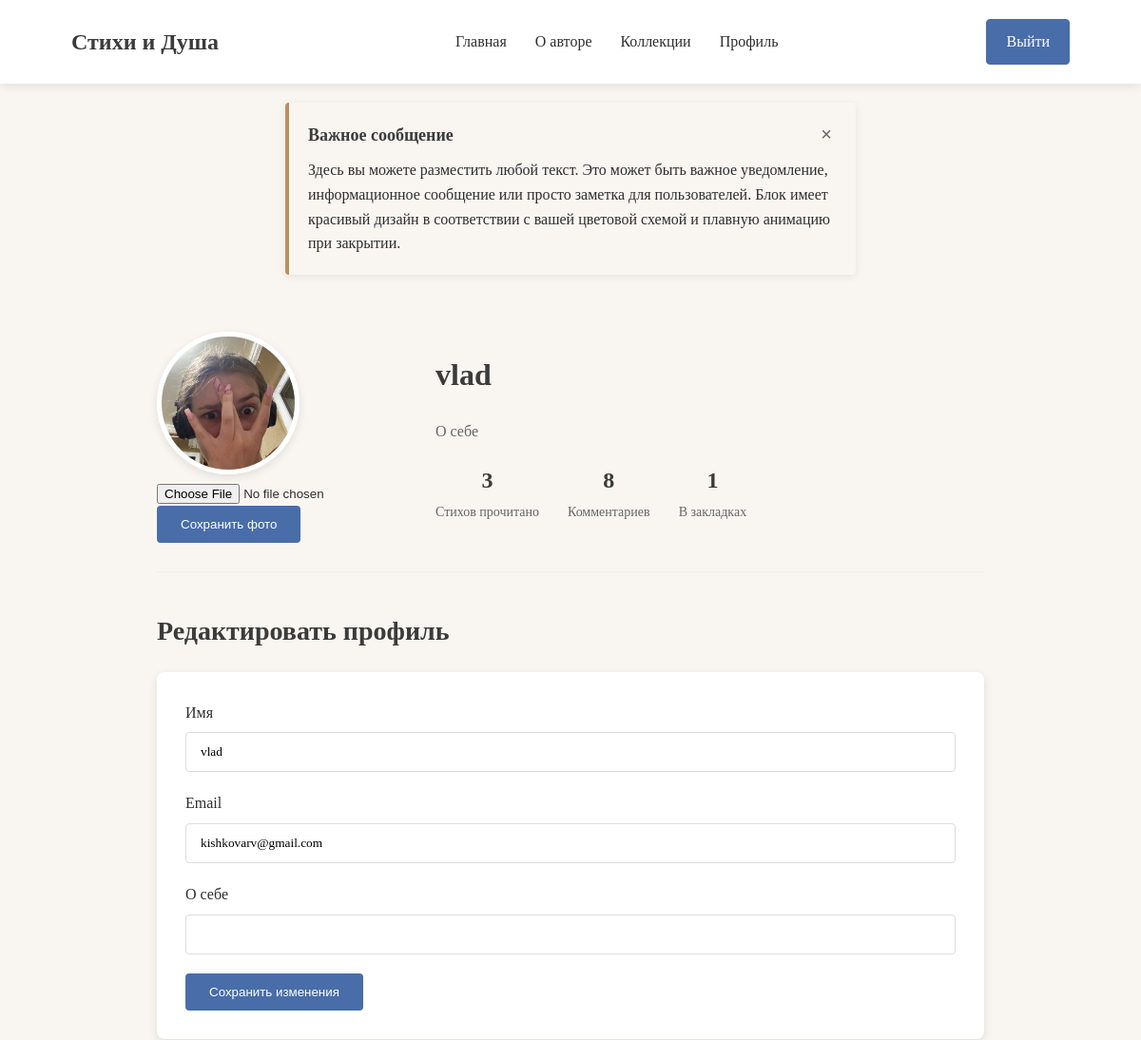
Before: /users/profile/ (signed in, upper part) with the older database file.
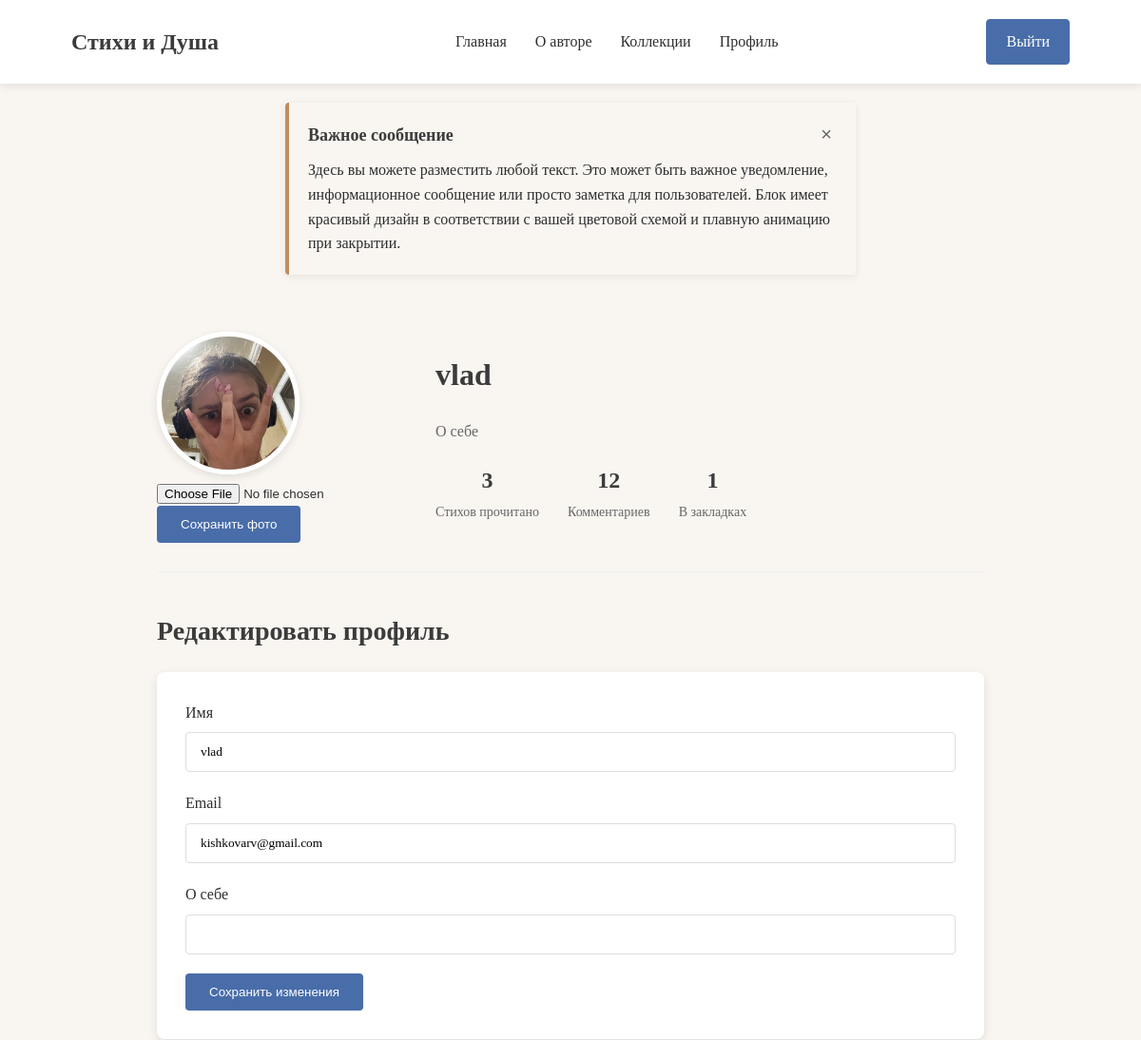
After: the same page with the newer database file.
### users/models.py (models this page shows)
class User(AbstractUser):
    image = models.ImageField(upload_to='avatars/', blank=True, null=True, default='avatars/author.jpg')
    about_me = models.TextField(null=True, blank=True)
    read_poems = models.ManyToManyField(to="show.Poem", related_name="read_poems")

### users/views.py (the view)
# urls.py: path('profile/', views.profile, name="profile"),
@login_required
def profile(request):
    if request.method == "POST":
        form = ProfileForm(request.POST, request.FILES, instance=request.user)
        if form.is_valid():
            form.save()
            return redirect('index')
    else:
        form = ProfileForm(instance=request.user)
    context = {
        'form' : form,
        'save_poems' : SavePoem.objects.filter(user=request.user)
    }
    return render(request, 'users/profile.html', context)

### users/forms.py
class ProfileForm(UserChangeForm):
    username = forms.CharField(widget=forms.TextInput())
    email = forms.EmailField(widget=forms.EmailInput(attrs={
        'readonly' : True
    }))
    about_me = forms.CharField(widget=forms.TextInput())
    image = forms.ImageField(widget=forms.FileInput())
    class Meta:
        model = User
        fields = ('username', 'email', 'about_me', 'image')

### show/models.py (called while the page is built)
    def text_poem(self):
        dot = self.text.count('.')
        if dot > 1:
            total = self.text.find('.')
            total_str = self.text.find('.', total + 1)
            return f"{self.text[0:total_str + 1]}..."
        else:
            return self.text

### users/templates/users/profile.html (shortened to what this page needs)
{% extends "users/base.html" %}
{% load static %}
{% block main %}
    <main class="main profile-page">
        <div class="container">
            <section class="profile-header">
                <div class="profile-avatar">
                    <img
                    src="{{ user.image.url }}"
                    alt="Аватар пользователя">
                <form action="{% url 'users:profile' %}" method="POST" enctype="multipart/form-data">
                    <div class="block_change">{{ form.image }}</div>
                    <button type="submit" class="btn btn-save">Сохранить фото</button>
                </form>
                </div>
                <div class="profile-info">
                    <h1>{{ user.username }}</h1>
                    <p class="profile-bio">{% if user.about_me %}{{ user.about_me }}{% else %}О себе{% endif %}</p>
                    <div class="profile-stats">
                        <div class="stat">
                            <span class="stat-number">{{ user.reads.all.count }}</span>
                            <span class="stat-label">Стихов прочитано</span>
                        </div>
                        <div class="stat">
                            <span class="stat-number">{{ user.comment.count }}</span>
                            <span class="stat-label">Комментариев</span>
                        </div>
                        <div class="stat">
                            <span class="stat-number">{{ user.save_poems.count }}</span>
                            <span class="stat-label">В закладках</span>
                        </div>
                    </div>
                </div>
            </section>
            <section class="profile-edit">
                <h2>Редактировать профиль</h2>
                <form class="edit-form" action="{% url "users:profile" %}" method="POST">
                    <div class="form-group">
                        <label for="{{ form.username.id_for_label }}">Имя</label>
                        {{ form.username }}
                    </div>
                    <div class="form-group">
                        <label for="{{ form.email.id_for_label }}">Email</label>
                        {{ form.email }}
                    </div>
                    <div class="form-group">
                        <label for="{{ form.about_me.id_for_label }}">О себе</label>
                        {{ form.about_me }}
                    </div>
                    <button type="submit" class="btn btn-save">Сохранить изменения</button>
                </form>
            </section>
        </div>
    </main>
{% endblock main %}

### users/templates/users/base.html (shortened to what this page needs)
{% load static %}
<!DOCTYPE html>
<html lang="ru">
<head>
    <link rel="stylesheet" href="{% static "css/style.css" %}">
    <link rel="stylesheet" href="https://cdnjs.cloudflare.com/ajax/libs/font-awesome/6.0.0-beta3/css/all.min.css">
</head>
<body>
    <header class="header">
        <div class="container">
            <div class="header-inner">
                <div class="logo">
                    <a href="{% url "index" %}">Стихи и Душа</a>
                </div>
                <nav class="nav">
                    <ul>
                        <li><a href="{% url "index" %}">Главная</a></li>
                        <li><a href="#">О авторе</a></li>
                        <li><a href="#">Коллекции</a></li>
                        {% if user.is_authenticated %}
                            <li><a href="{% url "users:profile" %}">Профиль</a></li>
                        {% endif %}
                    </ul>
                </nav>
                <div class="auth">
                    {% if not user.is_authenticated %}
                        <a href="{% url "users:login" %}" class="btn btn-login">Войти</a>
                        <a href="{% url "users:sign" %}" class="btn btn-signup">Регистрация</a>
                    {% else %}
                        <a href="{% url "users:logout" %}" class="btn btn-signup">Выйти</a>
                    {% endif %}
                </div>
            </div>
        </div>
    </header>
    <div class="message-box" id="custom-message-box">
        <div class="message-box-header">
            <div class="message-box-title">Важное сообщение</div>
            <button class="message-box-close" aria-label="Закрыть">&times;</button>
        </div>
        <div class="message-box-content">
            Здесь вы можете разместить любой текст. Это может быть важное уведомление,
            информационное сообщение или просто заметка для пользователей.
            Блок имеет красивый дизайн в соответствии с вашей цветовой схемой
            и плавную анимацию при закрытии.
        </div>
    </div>
    {% block main %}
    {% endblock main %}
</body>
</html>

### frontend/css/style.css (style rules this page uses)
:root { --bg-color: #F9F6F2; --text-color: #2E2E2E; --heading-color: #3B3B3B; --accent-color: #C18C5D; --button-color: #486DA9; --category-color: #E7D8C1; }
* { margin: 0; padding: 0; box-sizing: border-box; }
body { font-family: 'Georgia', serif; background-color: var(--bg-color); color: var(--text-color); line-height: 1.6; }
a { text-decoration: none; color: var(--button-color); transition: color 0.3s; }
img { max-width: 100%; height: auto; }
.container { width: 90%; max-width: 1200px; margin: 0 auto; padding: 0 15px; }
.btn { display: inline-block; padding: 10px 20px; border-radius: 4px; font-weight: 500; transition: all 0.3s; }
.btn-signup { background-color: var(--button-color); color: white; border: 1px solid var(--button-color); }
.header { background-color: white; box-shadow: 0 2px 10px rgba(0, 0, 0, 0.1); position: sticky; top: 0; z-index: 100; }
.header-inner { display: flex; justify-content: space-between; align-items: center; padding: 20px 0; }
.logo a { font-size: 24px; font-weight: 700; color: var(--heading-color); font-family: 'Times New Roman', serif; }
.nav ul { display: flex; list-style: none; }
.nav ul li { margin-left: 30px; }
.nav ul li a { color: var(--text-color); font-weight: 500; }
.auth { display: flex; gap: 15px; }
.main { padding: 40px 0; }
h1, h2, h3, h4 { color: var(--heading-color); margin-bottom: 20px; font-weight: 600; }
h1 { font-size: 32px; }
h2 { font-size: 28px; }
.profile-page { max-width: 1000px; margin: 0 auto; }
.profile-header { display: flex; align-items: center; gap: 40px; margin-bottom: 40px; padding-bottom: 30px; border-bottom: 1px solid #eee; }
.profile-avatar img { width: 150px; height: 150px; border-radius: 50%; object-fit: cover; border: 5px solid white; box-shadow: 0 3px 10px rgba(0, 0, 0, 0.1); }
.profile-bio { color: #666; margin-bottom: 20px; }
.profile-stats { display: flex; gap: 30px; }
.stat { text-align: center; }
.stat-number { display: block; font-size: 24px; font-weight: 600; color: var(--heading-color); }
.stat-label { font-size: 14px; color: #666; }
.edit-form { background-color: white; padding: 30px; border-radius: 8px; box-shadow: 0 3px 10px rgba(0, 0, 0, 0.1); margin-bottom: 40px; }
.form-group { margin-bottom: 20px; }
.form-group label { display: block; margin-bottom: 8px; font-weight: 500; }
.form-group input, .form-group textarea { width: 100%; padding: 12px 15px; border: 1px solid #ddd; border-radius: 4px; font-family: inherit; }
.btn-save { background-color: var(--button-color); color: white; border: none; padding: 12px 25px; }
.poem-card, .poem-full, .comment, .profile-header, .auth-form-container { animation: fadeIn 0.6s ease-out forwards; }
.btn { transition: all 0.3s ease; }
.nav a { position: relative; }
.nav a::after { content: ''; position: absolute; width: 0; height: 2px; bottom: -5px; left: 0; background-color: var(--accent-color); transition: width 0.3s ease; }
.message-box { position: relative; max-width: 600px; margin: 20px auto; padding: 20px; background-color: #F9F6F2; border-left: 4px solid #C18C5D; border-radius: 4px; box-shadow: 0 2px 10px rgba(0, 0, 0, 0.08); font-family: 'Georgia', serif; color: #2E2E2E; line-height: 1.6; transition: all 0.3s ease; }
.message-box-header { display: flex; justify-content: space-between; align-items: center; margin-bottom: 10px; }
.message-box-title { font-size: 18px; font-weight: bold; color: #3B3B3B; }
.message-box-close { background: none; border: none; font-size: 20px; color: #666; cursor: pointer; padding: 0 5px; transition: color 0.2s; }
.message-box-content { font-size: 16px; }

Changed rows visible on the page:
changed User "vlad": comment.count "8" → "12"
